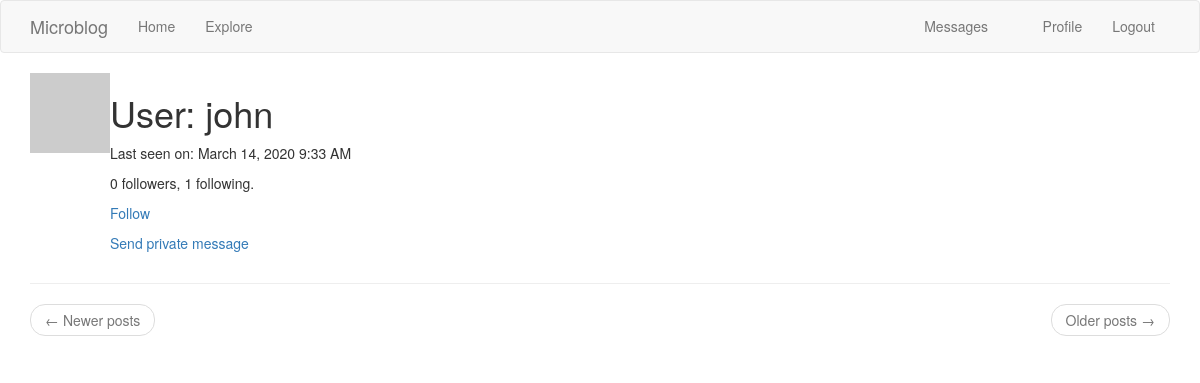
Page /user/john (signed in) on the earlier database version.
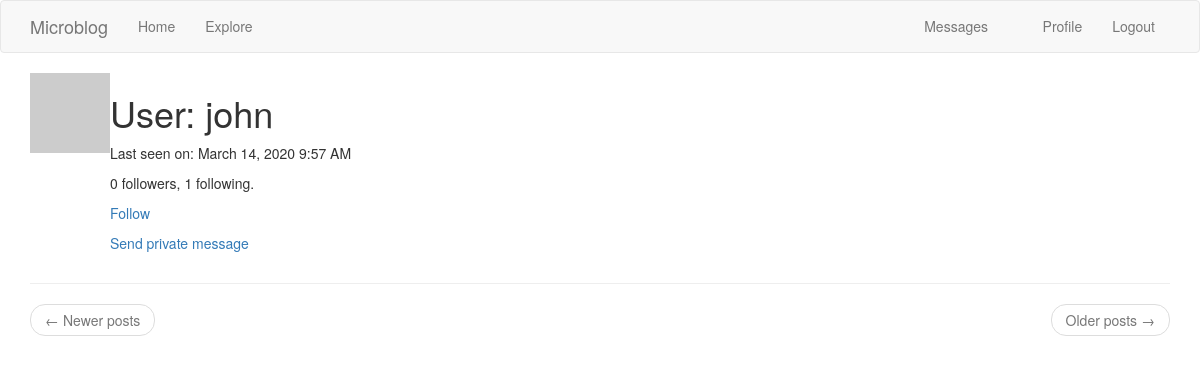
Same page on the later database version.
### app/models.py (models this page shows, shortened)
class User(UserMixin,db.Model):
    id = db.Column(db.Integer,primary_key=True)
    username = db.Column(db.String(64),index=True,unique=True)
    email = db.Column(db.String(120),index=True,unique=True)
    password_hash = db.Column(db.String(128))
    about_me = db.Column(db.String(140))
    last_seen = db.Column(db.DateTime,default=datetime.utcnow)
    posts = db.relationship('Post',backref='author',lazy='dynamic')
    messages_sent = db.relationship('Message',
                                    foreign_keys='Message.sender_id',
                                    backref='author', lazy='dynamic')
    messages_received = db.relationship('Message',
                                        foreign_keys='Message.recipient_id',
                                        backref='recipient', lazy='dynamic')
    last_message_read_time = db.Column(db.DateTime)
    notifications = db.relationship('Notification',backref='user',lazy='dynamic')
    followed = db.relationship(
        'User',secondary=followers,
        primaryjoin=(followers.c.follower_id == id),
        secondaryjoin=(followers.c.followed_id == id),
        backref=db.backref('followers',lazy='dynamic'),lazy='dynamic'
    )
    def new_messages(self):
        last_read_time = self.last_message_read_time or datetime(1900, 1, 1)
        return Message.query.filter_by(recipient=self).filter(
            Message.timestamp > last_read_time).count()
    def avatar(self,size):
        digest = md5(self.email.lower().encode('utf-8')).hexdigest()
        return 'https://www.gravatar.com/avatar/{}?d=identicon&s={}'.format(digest,size)
    def is_following(self,user):
        return self.followed.filter(
            followers.c.followed_id == user.id).count() > 0

### app/main/routes.py (the view)
@bp.route('/user/<username>')
@login_required
def user(username):
    user = User.query.filter_by(username=username).first_or_404()
    page = request.args.get('page',1,type=int)
    posts = user.posts.order_by(Post.timestamp.desc()).paginate(
        page,current_app.config['POSTS_PER_PAGE'],False
    )
    next_url = url_for('main.user',username=user.username,page=posts.next_num) if posts.has_next else None
    prev_url = url_for('main.user',username=user.username,page=posts.prev_num) if posts.has_prev else None
    return render_template('user.html', user=user, posts=posts.items,next_url=next_url,prev_url=prev_url)

### app/main/routes.py (called while the page is built)
@bp.before_app_request
def before_request():
    g.locale = str(get_locale())
    if current_user.is_authenticated:
        current_user.last_seen = datetime.utcnow()
        db.session.commit()

### app/models.py (called while the page is built)
@login.user_loader
def load_user(id):
    return User.query.get(int(id))

### app/templates/user.html (shortened to what this page needs)
{% extends "base.html" %}
{% block app_content %}
    <table>
        <tr valign="top">
            <td><img src="{{ user.avatar(128) }}"></td>
            <td>
                <h1>User: {{ user.username }}</h1>
                {% if user.last_seen %}<p>{{ _('Last seen on')}}: {{ moment(user.last_seen).format('LLL') }}</p>{% endif %}
                <p>{{ user.followers.count() }} {{_('followers')}}, {{ user.followed.count() }} {{ _('following')}}.</p>
                {% if user == current_user %}
                <p><a href="{{ url_for('main.edit_profile') }}">Edit your profile</a></p>
                {% elif not current_user.is_following(user) %}
                <p><a href="{{ url_for('main.follow', username=user.username) }}">{{ _('Follow') }}</a></p>
                {% else %}
                <p><a href="{{ url_for('main.unfollow', username=user.username) }}">{{ _('Unfollow') }}</a></p>
                {% endif %}
                {% if user != current_user %}
                <p>
                    <a href="{{ url_for('main.send_message',recipient=user.username) }} ">
                        {{ _('Send private message')}}
                    </a>
                </p>
                {% endif %}
            </td>
        </tr>
    </table>
    <hr>
    <nav aria-label="...">
        <ul class="pager">
            <li class="previous{% if not prev_url %} disabled{% endif %}">
                <a href="{{ prev_url or '#' }}">
                    <span aria-hidden="true">&larr;</span> Newer posts
                </a>
            </li>
            <li class="next{% if not next_url %} disabled{% endif %}">
                <a href="{{ next_url or '#' }}">
                    Older posts <span aria-hidden="true">&rarr;</span>
                </a>
            </li>
        </ul>
    </nav>
{% endblock %}

### app/templates/base.html (shortened to what this page needs)
{% extends 'bootstrap/base.html' %}
{% block navbar %}
    <nav class="navbar navbar-default">
        <div class="container">
            <div class="navbar-header">
                <a class="navbar-brand" href="{{ url_for('main.index') }}">Microblog</a>
            </div>
            <div class="collapse navbar-collapse" id="bs-example-navbar-collapse-1">
                <ul class="nav navbar-nav">
                    <li><a href="{{ url_for('main.index') }}">Home</a></li>
                    <li><a href="{{ url_for('main.explore') }}">Explore</a></li>
                </ul>
                <ul class="nav navbar-nav navbar-right">
                    {% if current_user.is_anonymous %}
                    <li><a href="{{ url_for('auth.login') }}">Login</a></li>
                    {% else %}
                    <li>
                        <a href="{{ url_for('main.messages') }}">
                            {{ _('Messages') }}
                            {% set new_messages = current_user.new_messages() %}
                        </a>
                    </li>
                    <li><a href="{{ url_for('main.user', username=current_user.username) }}">Profile</a></li>
                    <li><a href="{{ url_for('auth.logout') }}">Logout</a></li>
                    {% endif %}
                </ul>
            </div>
        </div>
    </nav>
{% endblock %}
{% block content %}
    <div class="container">
        {% block app_content %}{% endblock %}
    </div>
{% endblock %}

Differences in the rows shown:
changed User "john": last_seen "March 14, 2020 9:33 AM" → "March 14, 2020 9:57 AM"
